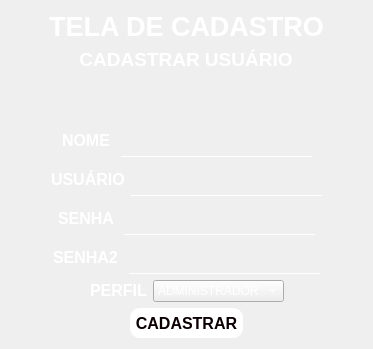
      <widget class="QWidget" name="pg_usuario">
       <layout class="QVBoxLayout" name="verticalLayout_9">
        <item alignment="Qt::AlignHCenter">
         <widget class="QLabel" name="label_6">
          <property name="font">
           <font>
            <pointsize>20</pointsize>
           </font>
          </property>
          <property name="styleSheet">
           <string notr="true">color: rgb(255, 255, 255);</string>
          </property>
          <property name="text">
           <string>&lt;html&gt;&lt;head/&gt;&lt;body&gt;&lt;p align=&quot;center&quot;&gt;&lt;span style=&quot; font-weight:600;&quot;&gt;TELA DE CADASTRO&lt;/span&gt;&lt;/p&gt;&lt;/body&gt;&lt;/html&gt;</string>
          </property>
         </widget>
        </item>
        <item alignment="Qt::AlignHCenter">
         <widget class="QLabel" name="label_7">
          <property name="font">
           <font>
            <pointsize>11</pointsize>
           </font>
          </property>
          <property name="styleSheet">
           <string notr="true">color: rgb(255, 255, 255);</string>
          </property>
          <property name="text">
           <string>&lt;html&gt;&lt;head/&gt;&lt;body&gt;&lt;p align=&quot;center&quot;&gt;&lt;img src=&quot;C:\Users\Faturamento\PycharmProjects\pythonProject_real\imagens/user4&quot;&lt;/p&gt;&lt;p align=&quot;center&quot;&gt;&lt;span style=&quot; font-size:14pt; font-weight:600;&quot;&gt;CADASTRAR USUÁRIO&lt;/span&gt;&lt;/p&gt;&lt;p align=&quot;center&quot;&gt;&lt;br/&gt;&lt;/p&gt;&lt;/body&gt;&lt;/html&gt;</string>
          </property>
         </widget>
        </item>
        <item>
         <layout class="QHBoxLayout" name="horizontalLayout_10">
          <item>
           <spacer name="horizontalSpacer">
            <property name="orientation">
             <enum>Qt::Horizontal</enum>
            </property>
            <property name="sizeHint" stdset="0">
             <size>
              <width>40</width>
              <height>20</height>
             </size>
            </property>
           </spacer>
          </item>
          <item alignment="Qt::AlignLeft">
           <widget class="QLabel" name="label_8">
            <property name="styleSheet">
             <string notr="true">color: rgb(255, 255, 255);</string>
            </property>
            <property name="text">
             <string>&lt;html&gt;&lt;head/&gt;&lt;body&gt;&lt;p&gt;&lt;span style=&quot; font-size:12pt; font-weight:600; color:#ffffff;&quot;&gt;NOME     &lt;/span&gt;&lt;/p&gt;&lt;/body&gt;&lt;/html&gt;</string>
            </property>
           </widget>
          </item>
          <item>
           <widget class="QLineEdit" name="txt02_nome">
            <property name="styleSheet">
             <string notr="true">color:rgba(211,239,251,1);
border-bottom: 1px solid white;
border-radius: None;
background-color: rgba(29, 88, 43,0.0);
font-family: Trebuchet MS;
font-size: 21px;</string>
            </property>
           </widget>
          </item>
          <item>
           <spacer name="horizontalSpacer_2">
            <property name="orientation">
             <enum>Qt::Horizontal</enum>
            </property>
            <property name="sizeHint" stdset="0">
             <size>
              <width>40</width>
              <height>20</height>
             </size>
            </property>
           </spacer>
          </item>
         </layout>
        </item>
        <item>
         <layout class="QHBoxLayout" name="horizontalLayout_9">
          <item>
           <spacer name="horizontalSpacer_3">
            <property name="orientation">
             <enum>Qt::Horizontal</enum>
            </property>
            <property name="sizeHint" stdset="0">
             <size>
              <width>40</width>
              <height>20</height>
             </size>
            </property>
           </spacer>
          </item>
          <item alignment="Qt::AlignLeft">
           <widget class="QLabel" name="label_9">
            <property name="styleSheet">
             <string notr="true">color: rgb(255, 255, 255);</string>
            </property>
            <property name="text">
             <string>&lt;html&gt;&lt;head/&gt;&lt;body&gt;&lt;p&gt;&lt;span style=&quot; font-size:12pt; font-weight:600; color:#ffffff;&quot;&gt;USUÁRIO&lt;/span&gt;&lt;/p&gt;&lt;/body&gt;&lt;/html&gt;</string>
            </property>
           </widget>
          </item>
          <item>
           <widget class="QLineEdit" name="txt02_usuario">
            <property name="styleSheet">
             <string notr="true">color:rgba(211,239,251,1);
border-bottom: 1px solid white;
border-radius: None;
background-color: rgba(29, 88, 43,0.0);
font-family: Trebuchet MS;
font-size: 21px;</string>
            </property>
           </widget>
          </item>
          <item>
           <spacer name="horizontalSpacer_4">
            <property name="orientation">
             <enum>Qt::Horizontal</enum>
            </property>
            <property name="sizeHint" stdset="0">
             <size>
              <width>40</width>
              <height>20</height>
             </size>
            </property>
           </spacer>
          </item>
         </layout>
        </item>
        <item>
         <layout class="QHBoxLayout" name="horizontalLayout_8">
          <item>
           <spacer name="horizontalSpacer_5">
            <property name="orientation">
             <enum>Qt::Horizontal</enum>
            </property>
            <property name="sizeHint" stdset="0">
             <size>
              <width>40</width>
              <height>20</height>
             </size>
            </property>
           </spacer>
          </item>
          <item alignment="Qt::AlignLeft">
           <widget class="QLabel" name="label_10">
            <property name="styleSheet">
             <string notr="true">color: rgb(255, 255, 255);</string>
            </property>
            <property name="text">
             <string>&lt;html&gt;&lt;head/&gt;&lt;body&gt;&lt;p&gt;&lt;span style=&quot; font-size:12pt; font-weight:600; color:#ffffff;&quot;&gt;SENHA    &lt;/span&gt;&lt;/p&gt;&lt;/body&gt;&lt;/html&gt;</string>
            </property>
           </widget>
          </item>
          <item>
           <widget class="QLineEdit" name="txt02_senha">
            <property name="styleSheet">
             <string notr="true">color:rgba(211,239,251,1);
border-bottom: 1px solid white;
border-radius: None;
background-color: rgba(29, 88, 43,0.0);
font-family: Trebuchet MS;
font-size: 21px;</string>
            </property>
           </widget>
          </item>
          <item>
           <spacer name="horizontalSpacer_6">
            <property name="orientation">
             <enum>Qt::Horizontal</enum>
            </property>
            <property name="sizeHint" stdset="0">
             <size>
              <width>40</width>
              <height>20</height>
             </size>
            </property>
           </spacer>
          </item>
         </layout>
        </item>
        <item>
         <layout class="QHBoxLayout" name="horizontalLayout_7">
          <item>
           <spacer name="horizontalSpacer_7">
            <property name="orientation">
             <enum>Qt::Horizontal</enum>
            </property>
            <property name="sizeHint" stdset="0">
             <size>
              <width>40</width>
              <height>20</height>
             </size>
            </property>
           </spacer>
          </item>
          <item alignment="Qt::AlignLeft">
           <widget class="QLabel" name="label_11">
            <property name="styleSheet">
             <string notr="true">color: rgb(255, 255, 255);</string>
            </property>
            <property name="text">
             <string>&lt;html&gt;&lt;head/&gt;&lt;body&gt;&lt;p&gt;&lt;span style=&quot; font-size:12pt; font-weight:600; color:#ffffff;&quot;&gt;SENHA2  &lt;/span&gt;&lt;/p&gt;&lt;/body&gt;&lt;/html&gt;</string>
            </property>
           </widget>
          </item>
          <item>
           <widget class="QLineEdit" name="txt02_senha2">
            <property name="styleSheet">
             <string notr="true">color:rgba(211,239,251,1);
border-bottom: 1px solid white;
border-radius: None;
background-color: rgba(29, 88, 43,0.0);
font-family: Trebuchet MS;
font-size: 21px;</string>
            </property>
           </widget>
          </item>
          <item>
           <spacer name="horizontalSpacer_8">
            <property name="orientation">
             <enum>Qt::Horizontal</enum>
            </property>
            <property name="sizeHint" stdset="0">
             <size>
              <width>40</width>
              <height>20</height>
             </size>
            </property>
           </spacer>
          </item>
         </layout>
        </item>
        <item>
         <layout class="QHBoxLayout" name="horizontalLayout_6">
          <item>
           <spacer name="horizontalSpacer_9">
            <property name="orientation">
             <enum>Qt::Horizontal</enum>
            </property>
            <property name="sizeHint" stdset="0">
             <size>
              <width>40</width>
              <height>20</height>
             </size>
            </property>
           </spacer>
          </item>
          <item>
           <widget class="QLabel" name="label_12">
            <property name="styleSheet">
             <string notr="true">color: rgb(255, 255, 255);</string>
            </property>
            <property name="text">
             <string>&lt;html&gt;&lt;head/&gt;&lt;body&gt;&lt;p&gt;&lt;span style=&quot; font-size:12pt; font-weight:600; color:#ffffff;&quot;&gt;PERFIL&lt;/span&gt;&lt;/p&gt;&lt;/body&gt;&lt;/html&gt;</string>
            </property>
           </widget>
          </item>
          <item>
           <widget class="QComboBox" name="cb02_perfil">
            <property name="styleSheet">
             <string notr="true">color: rgb(255, 255, 255);
font: 75 12pt &quot;MS Shell Dlg 2&quot;;</string>
            </property>
            <item>
             <property name="text">
              <string>ADMINISTRADOR</string>
             </property>
            </item>
            <item>
             <property name="text">
              <string>USUARIO</string>
             </property>
            </item>
           </widget>
          </item>
          <item>
           <spacer name="horizontalSpacer_10">
            <property name="orientation">
             <enum>Qt::Horizontal</enum>
            </property>
            <property name="sizeHint" stdset="0">
             <size>
              <width>40</width>
              <height>20</height>
             </size>
            </property>
           </spacer>
          </item>
         </layout>
        </item>
        <item>
         <layout class="QHBoxLayout" name="horizontalLayout_5">
          <item>
           <widget class="QLabel" name="label_13">
            <property name="text">
             <string/>
            </property>
           </widget>
          </item>
          <item>
           <widget class="QPushButton" name="btn02_cadastrar">
            <property name="minimumSize">
             <size>
              <width>0</width>
              <height>30</height>
             </size>
            </property>
            <property name="font">
             <font>
              <pointsize>12</pointsize>
              <weight>75</weight>
              <bold>true</bold>
             </font>
            </property>
            <property name="cursor">
             <cursorShape>PointingHandCursor</cursorShape>
            </property>
            <property name="styleSheet">
             <string notr="true">QPushButton{
color:rgb(10,0,2);
border-radius: 10px;
background-color:#fff;
font-size 14px;
}

QPushButton:hover{
background-color: rgb(85, 255, 127);
color: black

}
</string>
            </property>
            <property name="text">
             <string>CADASTRAR</string>
            </property>
           </widget>
          </item>
          <item>
           <widget class="QLabel" name="label_14">
            <property name="text">
             <string/>
            </property>
           </widget>
          </item>
         </layout>
        </item>
       </layout>
      </widget>
